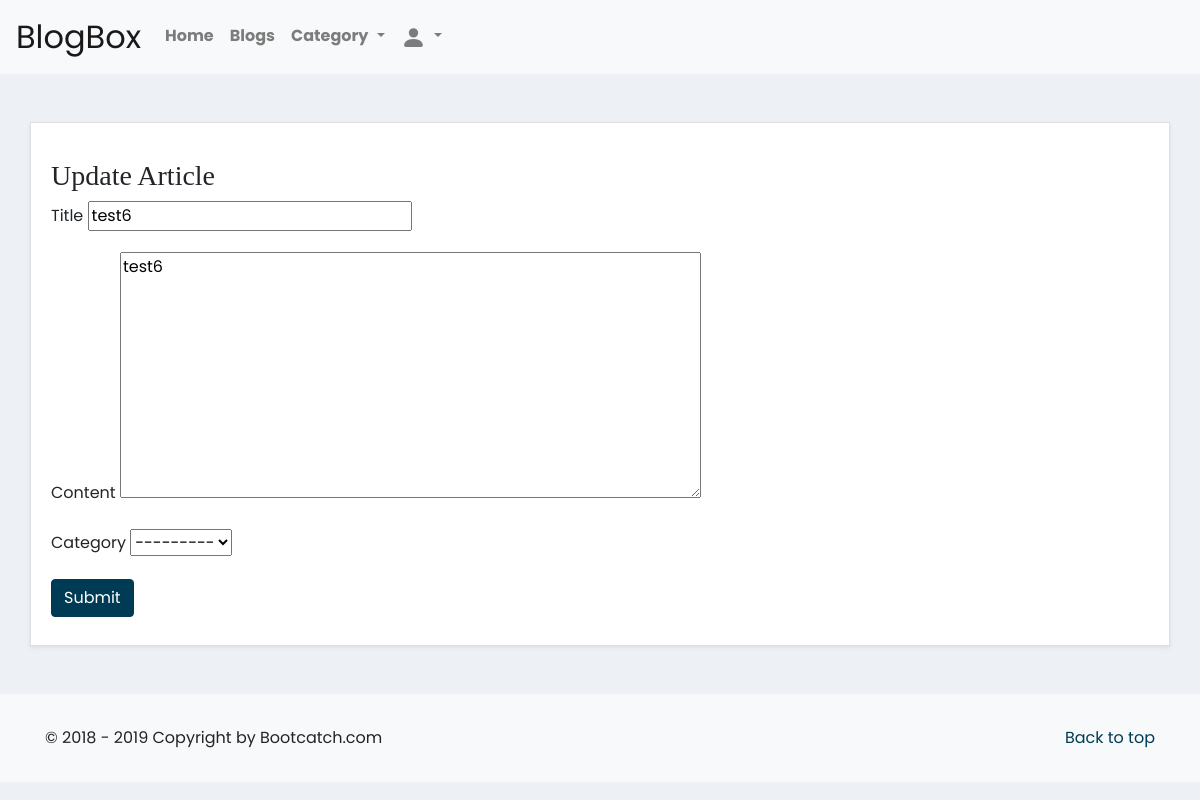
Before: /update/32 (signed in) with the older database file.
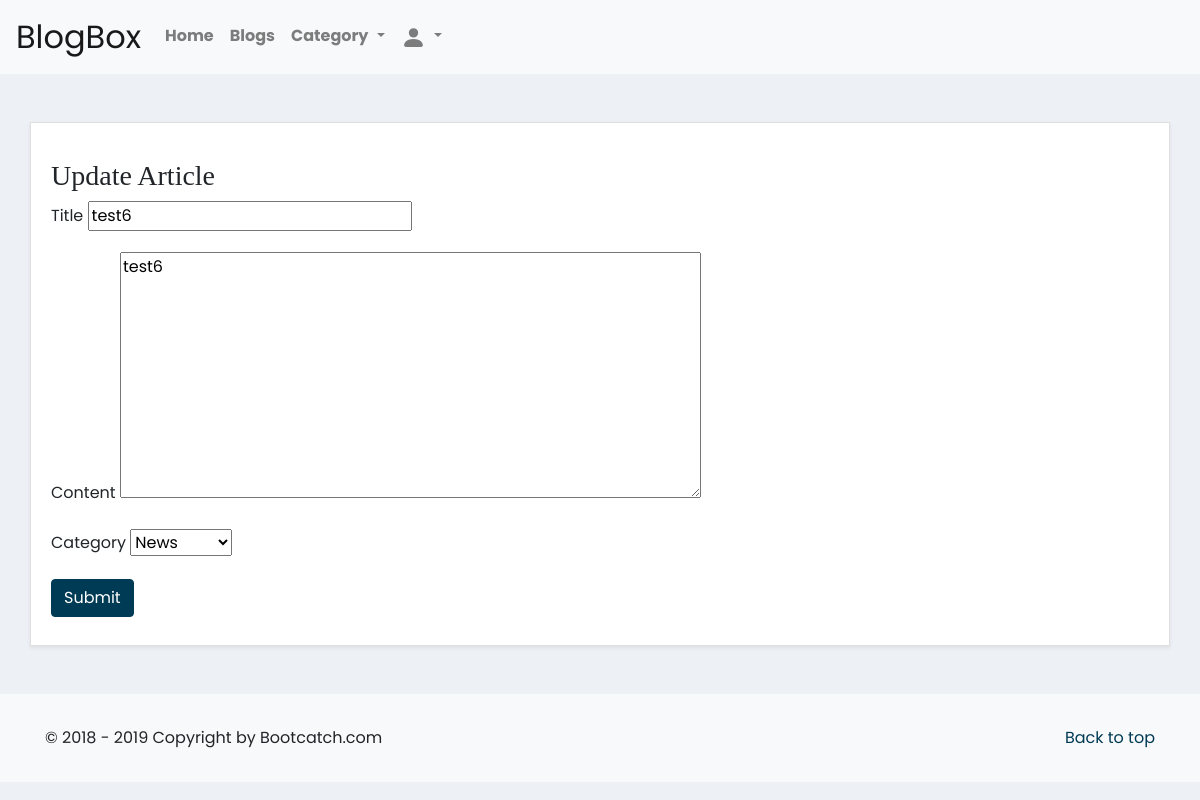
After: the same page with the newer database file.
### Blog/models.py (models this page shows, shortened)
class PostBlog(models.Model):
    author = models.ForeignKey("auth.User",
        on_delete = models.CASCADE,
        verbose_name = "written by ")
    category = models.CharField(max_length=30, choices=CATEGORY_CHOICES)
    title = models.CharField(max_length=100)
    content = models.TextField()
    date_posted = models.DateTimeField(default=now)

### Blog/views.py (the view)
# urls.py: path('update/<id>', blog_views.updatePost, name="update-post"),
@login_required
def updatePost(request,id):
    instance = PostBlog.objects.filter(id=id).first()
    if request.user == instance.author:
        if request.method == 'POST':
            form = updatePostForm(request.POST, instance=instance)
            if form.is_valid():
                form.save()
                return redirect('blog-page')
        else:
            form = updatePostForm(instance=instance)
    return render(request, 'update_post.html', {'form': form})

### Blog/forms.py
class updatePostForm(forms.ModelForm):
    class Meta:
        model = PostBlog
        fields = ["title","content","category"]

### Blog/templates/Blog/update_post.html (shortened to what this page needs)
{% extends 'Blog/base.html' %} {% load static %} {% block body_block %}
<link rel="stylesheet" type="text/css" href="{% static 'css/add.css' %}">
</head>
<body>
    <div class="container mt-5">
        <div class="row blog mb-5 bg-white card rounded-0 shadow-sm pb-2 pt-3">
            <div class="card-body">
                <h3>Update Article</h3>
                <form method="post" id='user.id' enctype="multipart/form-data">
                    <div class="form-group">
                        <label>Title</label> {{ form.title }}
                    </div>
                    <div class="form-group">
                        <label>Content</label> {{ form.content }}
                    </div>
                    <div class="form-group">
                        <label>Category</label> {{ form.category }}
                    </div>
                    <button type="submit" class="btn btn-primary">Submit</button> {% csrf_token %}
                </form>
            </div>
        </div>
    </div>
    {% endblock %}

Changed rows visible on the page:
changed PostBlog "test6": category "---------" → "News"
